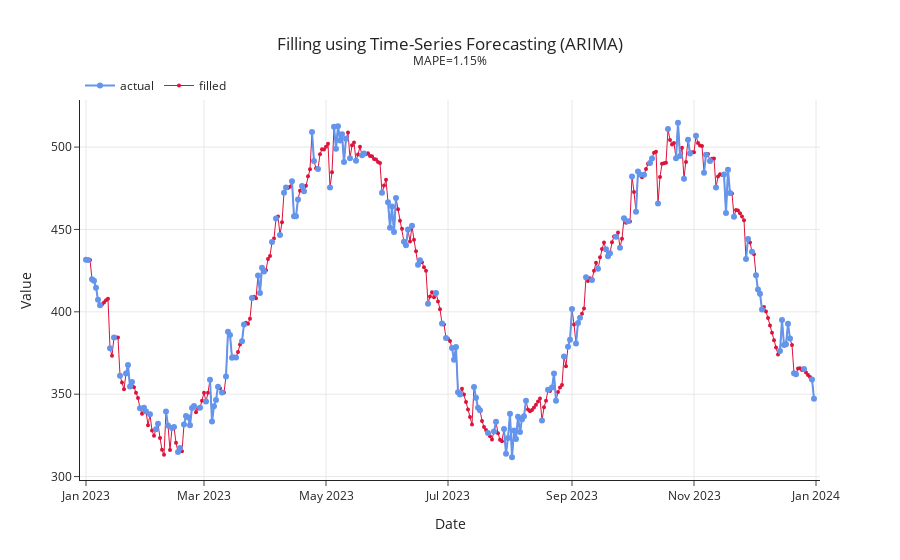

Notebook code cell kept with this figure:
### Code cell
### Plot data ----
score_forecast: float = mape(data_forecast["Value"], data_forecast["Fill"]) * 100
plot_data(
    data=data_forecast,
    date_col="Date",
    missing_col="Missing",
    fill_col="Fill",
    title="Filling using Time-Series Forecasting (ARIMA)",
    subtitle=f"MAPE={score_forecast:.2f}%",
    output_file="./images/05_filling_using_arima_forecasting.html",
)

### Figure 1 — Plotly figure (JSON) as saved in the notebook; plotly's stock layout.template omitted (floating-point values rounded to 4 significant figures; data arrays with more than 128 entries replaced by an {"elided": "..."} marker saying what was removed)
{"data": [{"hovertemplate": "<extra></extra>", "legendgroup": "", "line": {"color": "#1F77B4", "dash": "solid"}, "marker": {"symbol": "circle"}, "mode": "lines", "name": "", "orientation": "v", "showlegend": false, "type": "scatter", "xaxis": "x", "yaxis": "y"}, {"line": {"color": "crimson", "width": 1}, "marker": {"size": 4}, "mode": "lines+markers", "name": "filled", "type": "scatter", "x": {"elided": "365 str values"}, "y": {"elided": "365 float values"}}, {"line": {"color": "cornflowerblue"}, "mode": "lines+markers", "name": "actual", "type": "scatter", "x": {"elided": "365 str values"}, "y": {"elided": "365 float values"}}], "layout": {"legend": {"orientation": "h", "tracegroupgap": 0, "traceorder": "reversed", "x": 0, "xanchor": "left", "y": 1, "yanchor": "bottom"}, "title": {"text": "Filling using Time-Series Forecasting (ARIMA)<br><sup>MAPE=1.15%</sup>", "x": 0.5, "xanchor": "center", "yanchor": "top"}, "xaxis": {"anchor": "y", "domain": [0, 1], "range": ["2022-12-29T00:00:00", "2024-01-03T00:00:00"], "title": {"text": "Date"}}, "yaxis": {"anchor": "x", "domain": [0, 1], "title": {"text": "Value"}}}}
